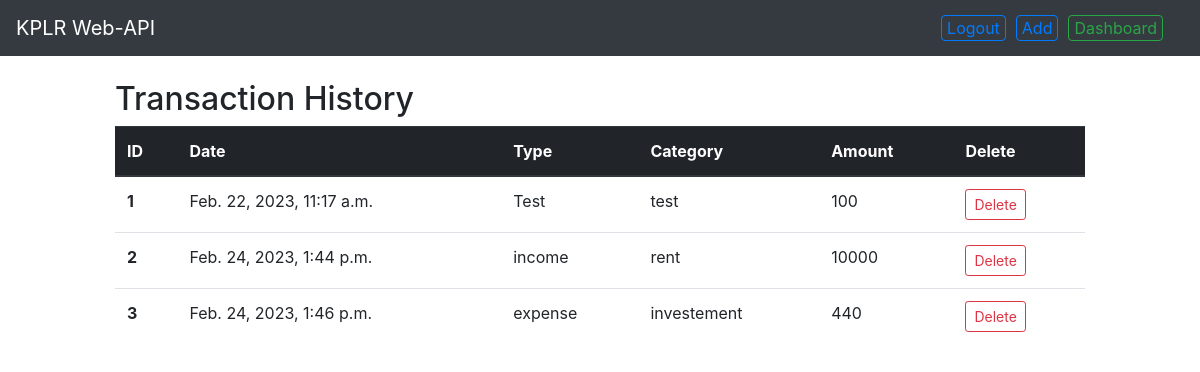
The app's page / (signed in), older data.
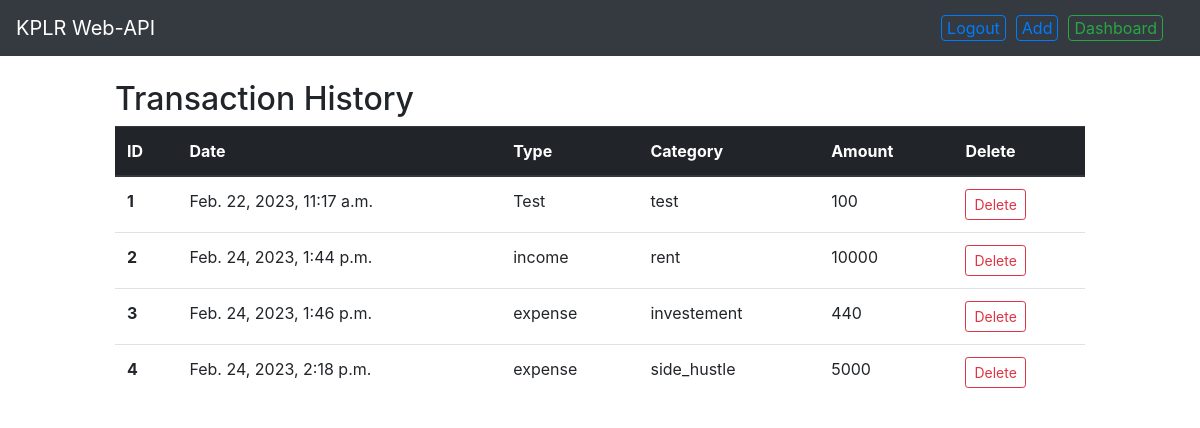
The same page, newer data.
### IncomeExpenses/models.py (models this page shows, shortened)
class IncomeExpenses(models.Model):
    type = models.CharField(max_length=255)
    category = models.CharField(max_length=255)
    date = models.DateTimeField(auto_now_add=True)
    amount = models.IntegerField()

### IncomeExpenses/views.py (the view)
# urls.py: path('', expensesData, name="dashboard"),
@login_required
def expensesData(request):
    return render(request, "data.html", context={"entries": IncomeExpenses.objects.all()})

### IncomeExpenses/templates/data.html
{% extends 'base.html' %} {% block content %}
<div class="col-sm-10 ml-auto mr-auto">
  <h2>Transaction History</h2>
  <table class="table">
    <thead class="thead-dark">
      <tr>
        <th scope="col">ID</th>
        <th scope="col">Date</th>
        <th scope="col">Type</th>
        <th scope="col">Category</th>
        <th scope="col">Amount</th>
        <th scope="col">Delete</th>
      </tr>
    </thead>
    <tbody>
      {% for entry in entries %}
      <tr>
        <th scope="row">{{entry.id}}</th>
        <td>{{entry.date}}</td>
        <td>{{entry.type}}</td>
        <td>{{ entry.category }}</td>
        <td>{{ entry.amount }}</td>
        <td>
          <a
            href=""
            class="btn btn-outline-danger btn-sm"
            >Delete</a
          >
        </td>
      </tr>
      {% endfor %}
    </tbody>
  </table>
</div>
{% endblock %}

Row changes from the older to the newer data that the page shows:
added IncomeExpenses: id "4", date "Feb. 24, 2023, 2:18 p.m.", type "expense", category "side_hustle", amount "5000"
